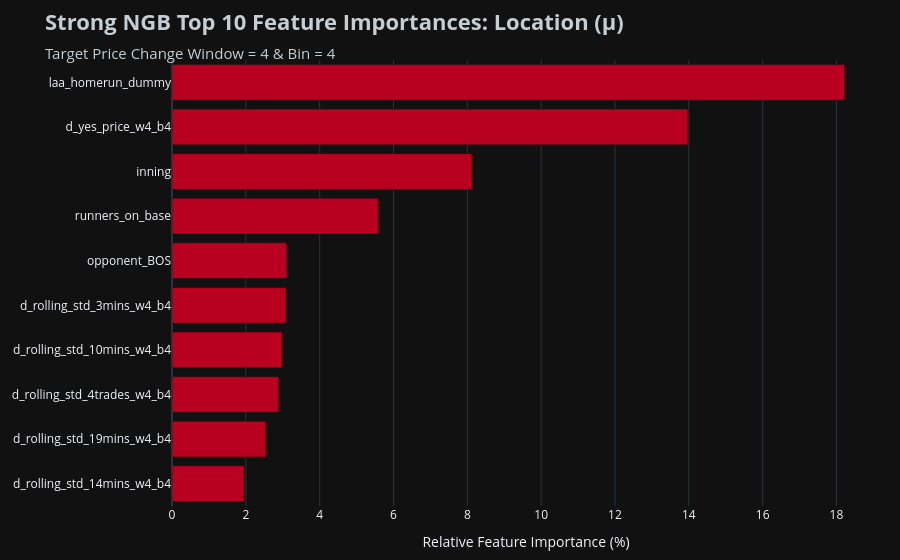

Notebook source saved alongside this figure:
### Code cell
# Plot feature importance for location

fig_loc = px.bar(
    loc_df.head(10), 
    x='importance', 
    y='feature', 
    orientation='h',
    title='<b>Strong NGB Top 10 Feature Importances: Location (μ)</b><br><span style="font-size:15px; color:' + LAA_SILVER + '">Target Price Change Window = 4 & Bin = 4</span>',
    color_discrete_sequence=[LAA_RED]
)

fig_loc.update_layout(
    template='plotly_dark',
    paper_bgcolor='#111111',
    plot_bgcolor='#111111',
    yaxis={'categoryorder':'total ascending'},
    title_font={'size': 22, 'color': LAA_SILVER},
    xaxis_title='Relative Feature Importance (%)',
    yaxis_title=None,
    margin=dict(l=20, r=20, t=60, b=40)
)

fig_loc.show()

### Figure 1 — Plotly figure (JSON) as saved in the notebook; plotly's stock layout.template omitted (floating-point values rounded to 4 significant figures)
{"data": [{"hovertemplate": "importance=%{x}<br>feature=%{y}<extra></extra>", "legendgroup": "", "marker": {"color": "#BA0021", "pattern": {"shape": ""}}, "name": "", "orientation": "h", "showlegend": false, "textposition": "auto", "type": "bar", "x": [18.22, 13.97, 8.122, 5.587, 3.106, 3.089, 2.981, 2.884, 2.536, 1.949], "xaxis": "x", "y": ["laa_homerun_dummy", "d_yes_price_w4_b4", "inning", "runners_on_base", "opponent_BOS", "d_rolling_std_3mins_w4_b4", "d_rolling_std_10mins_w4_b4", "d_rolling_std_4trades_w4_b4", "d_rolling_std_19mins_w4_b4", "d_rolling_std_14mins_w4_b4"], "yaxis": "y"}], "layout": {"barmode": "relative", "legend": {"tracegroupgap": 0}, "margin": {"b": 40, "l": 20, "r": 20, "t": 60}, "paper_bgcolor": "#111111", "plot_bgcolor": "#111111", "title": {"font": {"color": "#C4CED4", "size": 22}, "text": "<b>Strong NGB Top 10 Feature Importances: Location (μ)</b><br><span style=\"font-size:15px; color:#C4CED4\">Target Price Change Window = 4 & Bin = 4</span>"}, "xaxis": {"anchor": "y", "domain": [0, 1], "title": {"text": "Relative Feature Importance (%)"}}, "yaxis": {"anchor": "x", "categoryorder": "total ascending", "domain": [0, 1], "title": {}}}}
